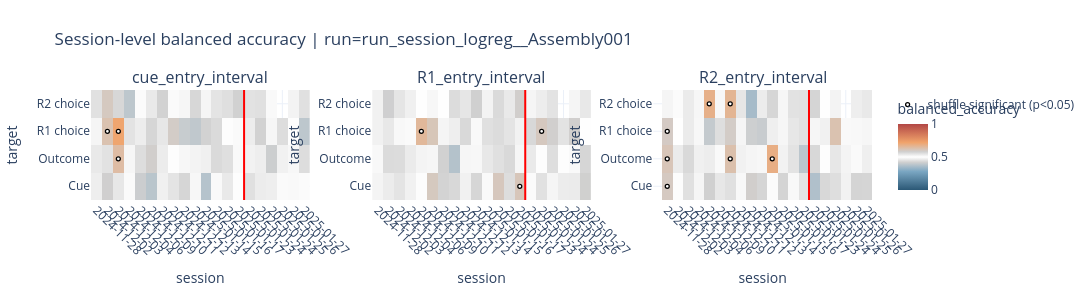
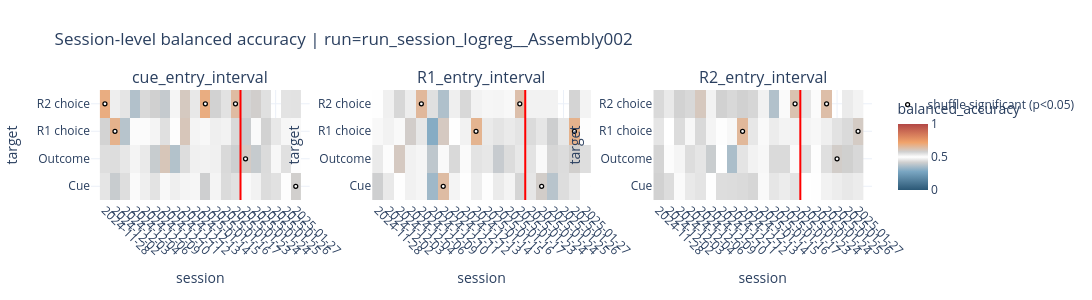
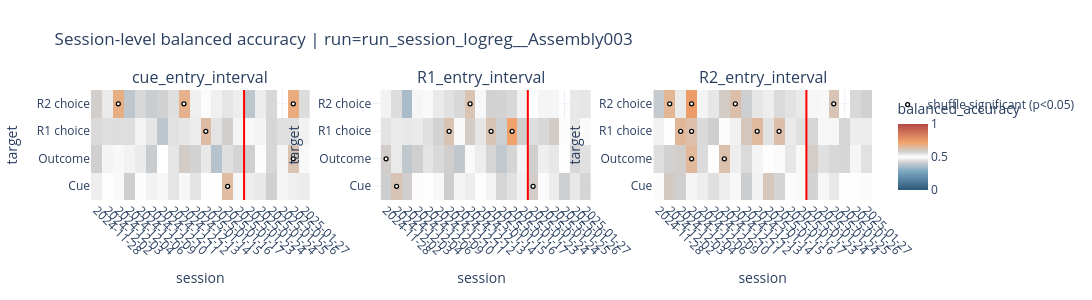
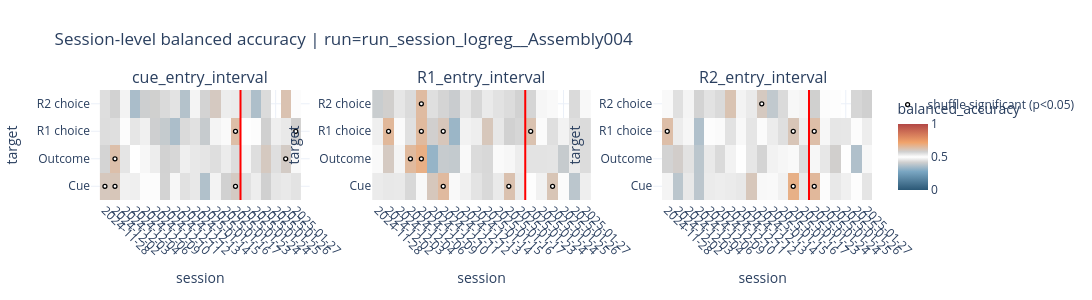

The cell these charts' notebook holds for them, in order:
### Markdown cell above
### Session Progression Heatmaps

Each subplot is one interval. Columns are sessions with at least 10 trials for that interval, rows are decoded targets, and hover contains bootstrap and shuffle diagnostics. White marker dots indicate shuffle-significant cells (`significant_shuffle_0_05`).

### Code cell
plot_session_interval_heatmaps(
    session_results_df,
    value_col='balanced_accuracy',
    title_prefix='Session-level balanced accuracy',
    extra_cols=['bootstrap_ci_low', 'bootstrap_ci_high', 'p_bootstrap_above_chance', 'p_shuffle', 'p_shuffle_fdr_bh', 'n_trials', 'n_splits'],
    ncols=3,
    colorscale=make_chance_neutral_colorscale(neutral_half_width=0.08),
    zmid=0.5,
    significance_col='significant_shuffle_fdr_bh_0_05',
    significance_label='shuffle significant (BH-FDR q<0.05)',
    min_trials=10,
    significance_marker_size=4,
    interval_names=BALANCED_ACCURACY_INTERVALS,
)
